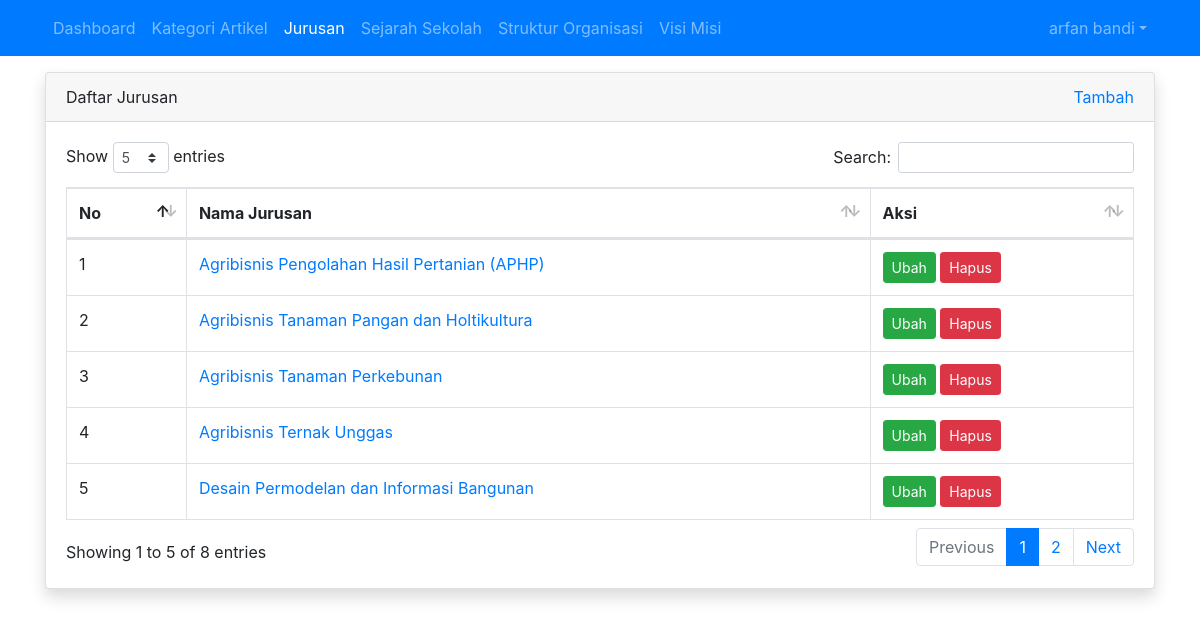
Screenshot of /admin/jurusan/index.php (signed in) with the database file from the repository.
### tables this page shows
CREATE TABLE `tbl_jurusan` (
  `id` int(11) NOT NULL,
  `nama_jurusan` varchar(255) DEFAULT NULL,
  `isi` text NOT NULL
);

### admin/jurusan/index.php (the view, shortened to what this page needs)
<?php
require_once '../../koneksi.php';
$query = mysqli_query($koneksi, "SELECT * FROM tbl_jurusan order by nama_jurusan");
$no = 1;
?>
<!DOCTYPE html>
<html>
<head>
	<link rel="stylesheet" href="../../resources/datatables/datatables.min.css">
	<link rel="stylesheet" href="../../resources/css/bootstrap.min.css">
</head>
<body>
	<?php require_once '../navbar.php'; ?>
	<div class="container mt-3">
		<div class="row">
			<div class="col">
				<div class="card shadow">
					<div class="card-header">
						<div class="clearfix">
							<div class="float-left">
								Daftar Jurusan
							</div>
							<div class="float-right">
								<a href="tambah.php">Tambah</a>
							</div>
						</div>
					</div>
					<div class="card-body">
						<table id="table_id" class="dataTable table table-bordered">
						    <thead>
						        <tr>
						            <th>No</th>
						            <th>Nama Jurusan</th>
						            <th>Aksi</th>
						        </tr>
						    </thead>
						    <tbody>
						        <?php while($row = mysqli_fetch_assoc($query)) : ?>
						        	<tr>
						        		<td><?= $no++ ?></td>
						        		<td><a href="detail.php?id=<?= $row['id'] ?>"><?= $row['nama_jurusan'] ?></a></td>
						        		<td>
						        			<a href="ubah.php?id=<?= $row['id'] ?>" class="btn btn-success btn-sm">Ubah</a>
											<a href="hapus.php?id=<?= $row['id'] ?>" class="btn btn-danger btn-sm" onclick="return confirm('Apakah Anda yakin menghapus Jurusan ini?')">Hapus</a>
						        		</td>
						        	</tr>
								<?php endwhile; ?>
						    </tbody>
						</table>
					</div>
				</div>
			</div>
		</div>
	</div>
</body>
</html>

### rows the page displays
tbl_jurusan: nama_jurusan "Agribisnis Pengolahan Hasil Pertanian (APHP)"
tbl_jurusan: nama_jurusan "Agribisnis Tanaman Pangan dan Holtikultura"
tbl_jurusan: nama_jurusan "Agribisnis Tanaman Perkebunan"
tbl_jurusan: nama_jurusan "Agribisnis Ternak Unggas"
tbl_jurusan: nama_jurusan "Desain Permodelan dan Informasi Bangunan"

### other values shown
$_SESSION['nama'] "arfan bandi"
